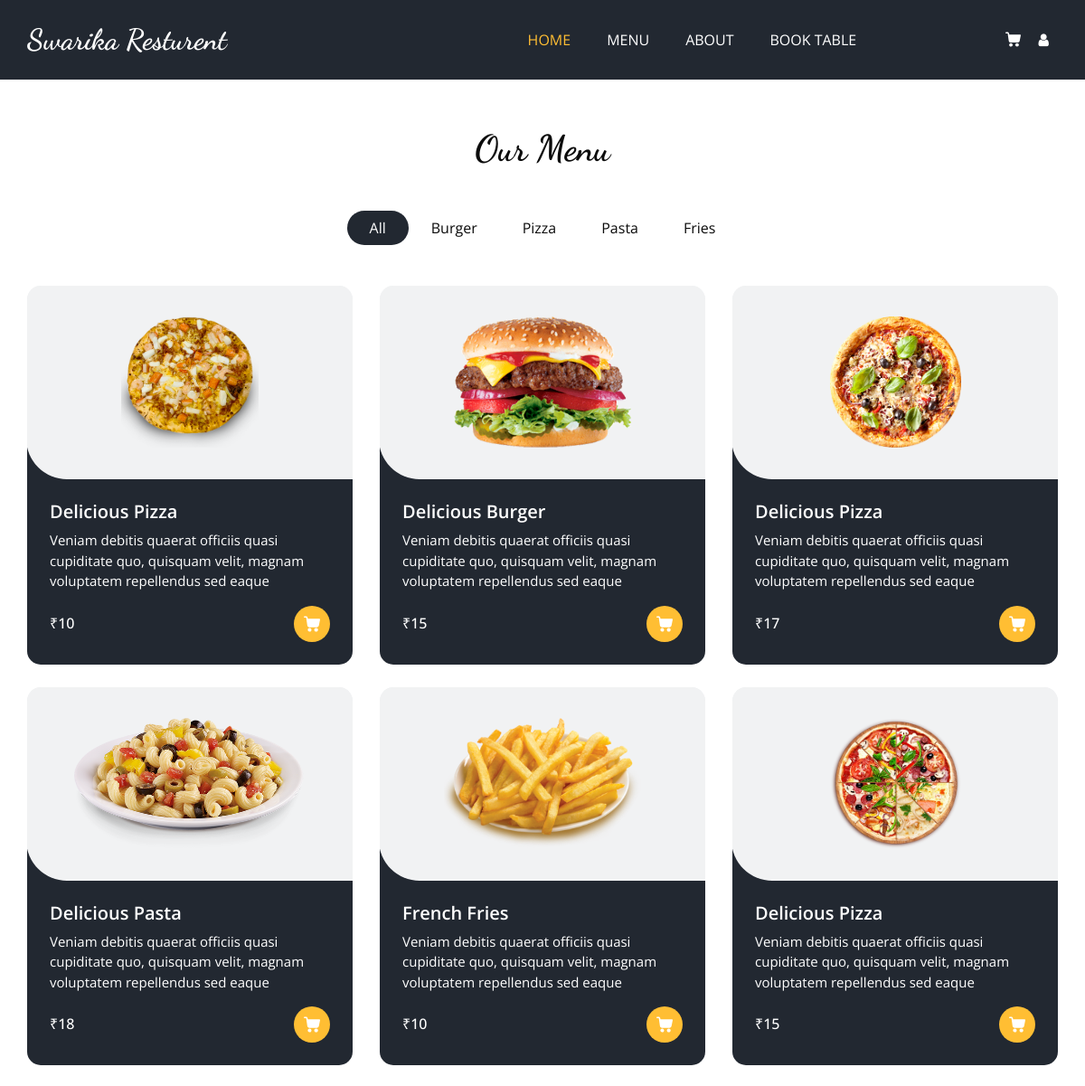
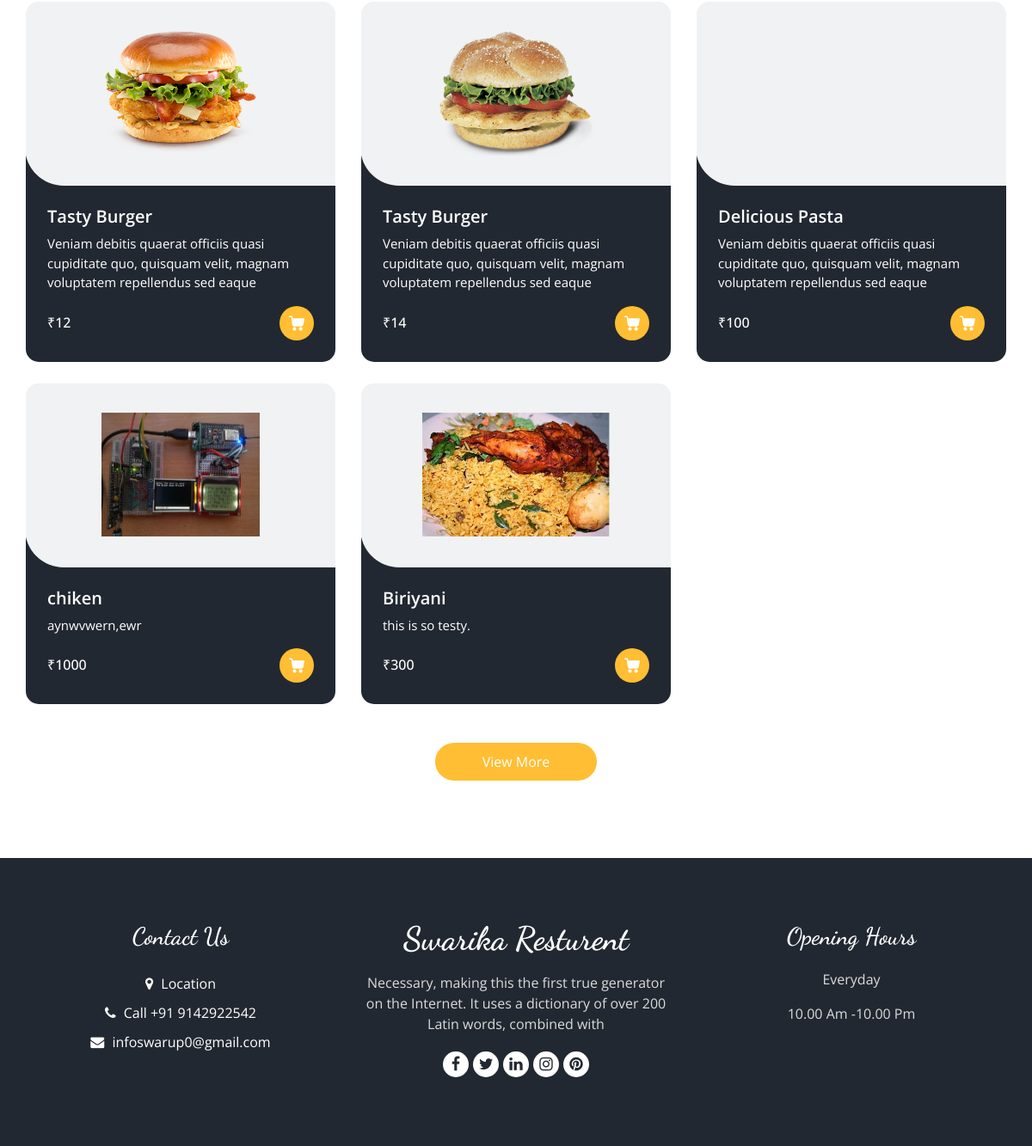
The app's page /menu/ with its own data (2 pictures, top to bottom).
### Home_App/models.py (models this page shows, shortened)
class Items(models.Model):
    Title = models.CharField(max_length=55)
    Type = models.CharField(max_length=10, default='')
    Decription = models.TextField(max_length=250)
    Price = models.IntegerField()
    Quantity = models.IntegerField(default=0)
    Image = models.FileField(upload_to='items_image/', max_length=250, null=True, default=None)

### Home_App/views.py (the view, shortened to what this page needs)
# urls.py: path('menu/', hv.menu, name='menu'),
def menu(request):
    global order_item
    data = {
        'title' : 'Canteen Menu',
        'active_user' : Active_User
    }
    query_data = Items.objects.all()
    return render(request, 'menu.html', {'data': data, 'query_data': query_data})

### Template/menu.html (shortened to what this page needs)
{% extends 'main.html' %}
{% load static %}
{% block main %}
<section class="food_section layout_padding-bottom">
  <div class="container">
    <div class="heading_container heading_center">
      <h2>
        Our Menu
      </h2>
    </div>
    <ul class="filters_menu">
      <li class="active" data-filter="*">All</li>
      <li data-filter=".burger">Burger</li>
      <li data-filter=".pizza">Pizza</li>
      <li data-filter=".pasta">Pasta</li>
      <li data-filter=".fries">Fries</li>
    </ul>
    <div class="filters-content">
      <div class="row grid">
        {% for item in query_data %}
        <div class="col-sm-6 col-lg-4 all {{ item.Type }}">
          <div class="box">
            <div>
              <div class="img-box">
                <img src="/media/{{ item.Image }}" alt="">
              </div>
              <div class="detail-box">
                <h5>
                  {{ item.Title }}
                </h5>
                <p>
                  {{ item.Decription }}
                </p>
                <div class="options">
                  <h6>
                    ₹{{ item.Price }}
                  </h6>
                  <form action="{% url 'menu' %}" method="POST">
                    {% if data.active_user %}
                    <button name="show_svg" id="show_svg" value="{{ item.id }}">
                      {% else %}
                      <button name="show_svg" id="show_svg" value="not_active">
                        {% endif %}
                      </button>
                  </form>
                </div>
              </div>
            </div>
          </div>
        </div>
        {% endfor %}
      </div>
    </div>
    <div class="btn-box">
      <a href="">
        View More
      </a>
    </div>
  </div>
</section>
{% endblock main %}

### Template/main.html (shortened to what this page needs)
<!DOCTYPE html>
<html>
{% load static %}
<head>
  <link rel="stylesheet" type="text/css" href="{% static 'css/bootstrap.css' %}" />
  <link rel="stylesheet" type="text/css"
    href="https://cdnjs.cloudflare.com/ajax/libs/OwlCarousel2/2.3.4/assets/owl.carousel.min.css" />
  <link rel="stylesheet" href="https://cdnjs.cloudflare.com/ajax/libs/jquery-nice-select/1.1.0/css/nice-select.min.css"
 />
  <link rel="stylesheet" href="https://use.fontawesome.com/releases/v5.7.0/css/all.css"
>
  <link href="{% static 'css/font-awesome.min.css' %}" rel="stylesheet" />
  <link href="{% static 'css/style.css' %}" rel="stylesheet" />
  <link rel="stylesheet" type="text/css" href="{% static 'css/user_dashboard.css' %}">
  <link rel="stylesheet" type="text/css" href="{% static 'css/cart.css' %}">
  <link rel="stylesheet" type="text/css" href="{% static 'css/invoice.css' %}">
  <link href="{% static 'css/responsive.css' %}" rel="stylesheet" />
</head>
<body>
  <div class="hero_area">
    <header class="header_section">
      <div class="container">
        <nav class="navbar navbar-expand-lg custom_nav-container ">
          <a class="navbar-brand" href="{% url 'home' %}">
            <span>
              Swarika Resturent
            </span>
          </a>
          <div class="collapse navbar-collapse" id="navbarSupportedContent">
            <ul class="navbar-nav  mx-auto ">
              <li class="nav-item active">
                <a class="nav-link" href="{% url 'home' %}">Home <span class="sr-only">(current)</span></a>
              </li>
              <li class="nav-item">
                <a class="nav-link" href="{% url 'menu' %}">Menu</a>
              </li>
              <li class="nav-item">
                <a class="nav-link" href="{% url 'about' %}">About</a>
              </li>
              <li class="nav-item">
                <a class="nav-link" href="{% url 'book_table' %}">Book Table</a>
              </li>
            </ul>
            <div class="user_option">
                {% if data.active_user %}
                <a class="cart_link" href="{% url 'card' %}">
                  {% else %}
                  <a href="{% url 'login' %}" class="cart_link">
                    {% endif %}
                  </a>
              {% if data.active_user %}
              <a href="{% url 'user' %}" class="user_link">
                {% else %}
                <a href="{% url 'login' %}" class="user_link">
                  {% endif %}
                  <i class="fa fa-user" aria-hidden="true"></i>
                </a>
            </div>
          </div>
        </nav>
      </div>
    </header>
    {% block main %}{% endblock main %}
    <footer class="footer_section">
      <div class="container">
        <div class="row">
          <div class="col-md-4 footer-col">
            <div class="footer_contact">
              <h4>
                Contact Us
              </h4>
              <div class="contact_link_box">
                <a href="">
                  <i class="fa fa-map-marker" aria-hidden="true"></i>
                  <span>
                    Location
                  </span>
                </a>
                <a href="">
                  <i class="fa fa-phone" aria-hidden="true"></i>
                  <span>
                    Call +91 9142922542
                  </span>
                </a>
                <a href="">
                  <i class="fa fa-envelope" aria-hidden="true"></i>
                  <span>
                     infoswarup0@gmail.com
                  </span>
                </a>
              </div>
            </div>
          </div>
          <div class="col-md-4 footer-col">
            <div class="footer_detail">
              <a href="" class="footer-logo">
                Swarika Resturent
              </a>
              <p>
                Necessary, making this the first true generator on the Internet. It uses a dictionary of over 200 Latin
                words, combined with
              </p>
              <div class="footer_social">
                <a href="">
                  <i class="fa fa-facebook" aria-hidden="true"></i>
                </a>
                <a href="">
                  <i class="fa fa-twitter" aria-hidden="true"></i>
                </a>
                <a href="">
                  <i class="fa fa-linkedin" aria-hidden="true"></i>
                </a>
                <a href="">
                  <i class="fa fa-instagram" aria-hidden="true"></i>
                </a>
                <a href="">
                  <i class="fa fa-pinterest" aria-hidden="true"></i>
                </a>
              </div>
            </div>
          </div>
          <div class="col-md-4 footer-col">
            <h4>
              Opening Hours
            </h4>
            <p>
              Everyday
            </p>
            <p>
              10.00 Am -10.00 Pm
            </p>
          </div>
        </div>
      </div>
    </footer>
</body>
</html>

### Static/css/user_dashboard.css (style rules this page uses)
* { margin: 0; padding: 0; box-sizing: border-box; font-family: 'Poppins' sans-serif; }

### Static/css/responsive.css (style rules this page uses)
@media (min-width: 1200px) { .container { max-width: 1170px; } }

### records on screen
Items: Image (picture), Title "Delicious Pizza", Decription "Veniam debitis quaerat officiis quasi cupiditate quo, quisquam velit, magnam voluptatem repellendus sed eaque", Price "10"
Items: Image (picture), Title "Delicious Burger", Decription "Veniam debitis quaerat officiis quasi cupiditate quo, quisquam velit, magnam voluptatem repellendus sed eaque", Price "15"
Items: Image (picture), Title "Delicious Pizza", Decription "Veniam debitis quaerat officiis quasi cupiditate quo, quisquam velit, magnam voluptatem repellendus sed eaque", Price "17"
Items: Image (picture), Title "Delicious Pasta", Decription "Veniam debitis quaerat officiis quasi cupiditate quo, quisquam velit, magnam voluptatem repellendus sed eaque", Price "18"
Items: Image (picture), Title "French Fries", Decription "Veniam debitis quaerat officiis quasi cupiditate quo, quisquam velit, magnam voluptatem repellendus sed eaque", Price "10"
Items: Image (picture), Title "Delicious Pizza", Decription "Veniam debitis quaerat officiis quasi cupiditate quo, quisquam velit, magnam voluptatem repellendus sed eaque", Price "15"
Items: Image (picture), Title "Tasty Burger", Decription "Veniam debitis quaerat officiis quasi cupiditate quo, quisquam velit, magnam voluptatem repellendus sed eaque", Price "12"
Items: Image (picture), Title "Tasty Burger", Decription "Veniam debitis quaerat officiis quasi cupiditate quo, quisquam velit, magnam voluptatem repellendus sed eaque", Price "14"
Items: Title "Delicious Pasta", Decription "Veniam debitis quaerat officiis quasi cupiditate quo, quisquam velit, magnam voluptatem repellendus sed eaque", Price "100"
Items: Image (picture), Title "chiken", Decription "aynwvwern,ewr", Price "1000"
Items: Image (picture), Title "Biriyani", Decription "this is so testy.", Price "300"
